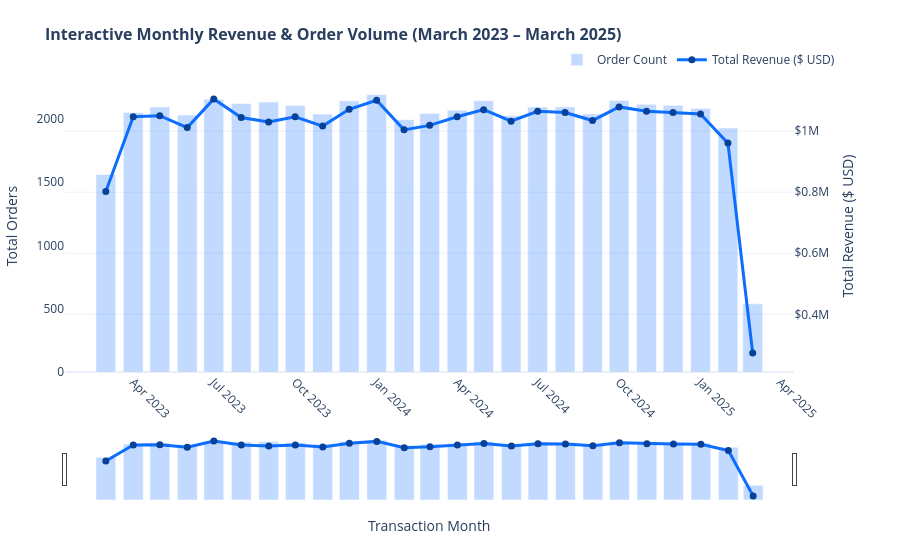

The cell this chart's notebook holds for it:
### Markdown cell above
## 5. Plotly Interactive Visualizations
Interactive graphics allow business stakeholders to zoom, hover over specific data points to inspect metadata, toggle series on and off, and adjust time windows using range sliders.

We build 3 standalone interactive graphics and export them as self-contained HTML files:
1. `monthly_revenue.html`: Interactive monthly sales and order volume time-series.
2. `category_revenue.html`: Interactive category breakdown with AOV and order counts.
3. `country_revenue.html`: Interactive global choropleth map across all 10 countries.

### Code cell
# Chart 8: Interactive Monthly Revenue & Volume (Plotly)
fig8 = make_subplots(specs=[[{"secondary_y": True}]])

# Order count bar trace
fig8.add_trace(go.Bar(
    x=monthly_summary['Year_Month'],
    y=monthly_summary['Order_Count'],
    name='Order Count',
    marker_color='rgba(13, 110, 253, 0.25)',
    hovertemplate='<b>Month:</b> %{x}<br><b>Orders:</b> %{y:,}<extra></extra>'
), secondary_y=False)

# Total revenue line trace
fig8.add_trace(go.Scatter(
    x=monthly_summary['Year_Month'],
    y=monthly_summary['Total_Revenue'],
    name='Total Revenue ($ USD)',
    mode='lines+markers',
    line=dict(color='#0d6efd', width=3),
    marker=dict(size=7, color='#084298'),
    customdata=monthly_summary['AOV'],
    hovertemplate='<b>Month:</b> %{x}<br><b>Gross Revenue:</b> $%{y:,.2f}<br><b>AOV:</b> $%{customdata:,.2f}<extra></extra>'
), secondary_y=True)

fig8.update_layout(
    title='<b>Interactive Monthly Revenue & Order Volume (March 2023 – March 2025)</b>',
    title_font_size=16,
    hovermode='x unified',
    template='plotly_white',
    legend=dict(orientation='h', yanchor='bottom', y=1.02, xanchor='right', x=1),
    margin=dict(l=60, r=60, t=80, b=60)
)
fig8.update_xaxes(title_text='Transaction Month', rangeslider_visible=True, tickangle=45)
fig8.update_yaxes(title_text='Total Orders', secondary_y=False, showgrid=False)
fig8.update_yaxes(title_text='Total Revenue ($ USD)', secondary_y=True, tickprefix='$', showgrid=True)

html8_path = os.path.join(out_dir, "monthly_revenue.html")
fig8.write_html(html8_path, include_plotlyjs='cdn')
fig8.show()
print(f"Chart 8 exported to: {html8_path}")

### Figure 1 — Plotly figure (JSON) as saved in the notebook; plotly's stock layout.template omitted (floating-point values rounded to 4 significant figures)
{"data": [{"hovertemplate": "<b>Month:</b> %{x}<br><b>Orders:</b> %{y:,}<extra></extra>", "marker": {"color": "rgba(13, 110, 253, 0.25)"}, "name": "Order Count", "type": "bar", "x": ["2023-03", "2023-04", "2023-05", "2023-06", "2023-07", "2023-08", "2023-09", "2023-10", "2023-11", "2023-12", "2024-01", "2024-02", "2024-03", "2024-04", "2024-05", "2024-06", "2024-07", "2024-08", "2024-09", "2024-10", "2024-11", "2024-12", "2025-01", "2025-02", "2025-03"], "xaxis": "x", "y": [1560, 2049, 2092, 2029, 2154, 2120, 2132, 2103, 2036, 2141, 2190, 1992, 2041, 2067, 2142, 2023, 2092, 2093, 2037, 2144, 2113, 2105, 2081, 1926, 538], "yaxis": "y"}, {"customdata": [514.4, 510.9, 502.2, 498.6, 513.2, 492.8, 483.2, 497.8, 499.3, 500.5, 502.8, 504.1, 499.2, 506.6, 499.7, 510.4, 509.2, 507.0, 508.0, 503.4, 504.0, 504.1, 507.7, 498.8, 507.7], "hovertemplate": "<b>Month:</b> %{x}<br><b>Gross Revenue:</b> $%{y:,.2f}<br><b>AOV:</b> $%{customdata:,.2f}<extra></extra>", "line": {"color": "#0d6efd", "width": 3}, "marker": {"color": "#084298", "size": 7}, "mode": "lines+markers", "name": "Total Revenue ($ USD)", "type": "scatter", "x": ["2023-03", "2023-04", "2023-05", "2023-06", "2023-07", "2023-08", "2023-09", "2023-10", "2023-11", "2023-12", "2024-01", "2024-02", "2024-03", "2024-04", "2024-05", "2024-06", "2024-07", "2024-08", "2024-09", "2024-10", "2024-11", "2024-12", "2025-01", "2025-02", "2025-03"], "xaxis": "x", "y": [802400.0, 1047000.0, 1051000.0, 1012000.0, 1105000.0, 1045000.0, 1030000.0, 1047000.0, 1017000.0, 1072000.0, 1101000.0, 1004000.0, 1019000.0, 1047000.0, 1070000.0, 1032000.0, 1065000.0, 1061000.0, 1035000.0, 1079000.0, 1065000.0, 1061000.0, 1056000.0, 960800.0, 273100.0], "yaxis": "y2"}], "layout": {"hovermode": "x unified", "legend": {"orientation": "h", "x": 1, "xanchor": "right", "y": 1.02, "yanchor": "bottom"}, "margin": {"b": 60, "l": 60, "r": 60, "t": 80}, "title": {"font": {"size": 16}, "text": "<b>Interactive Monthly Revenue & Order Volume (March 2023 – March 2025)</b>"}, "xaxis": {"anchor": "y", "domain": [0.0, 0.94], "rangeslider": {"visible": true}, "tickangle": 45, "title": {"text": "Transaction Month"}}, "yaxis": {"anchor": "x", "domain": [0.0, 1.0], "showgrid": false, "title": {"text": "Total Orders"}}, "yaxis2": {"anchor": "x", "overlaying": "y", "showgrid": true, "side": "right", "tickprefix": "$", "title": {"text": "Total Revenue ($ USD)"}}}}
